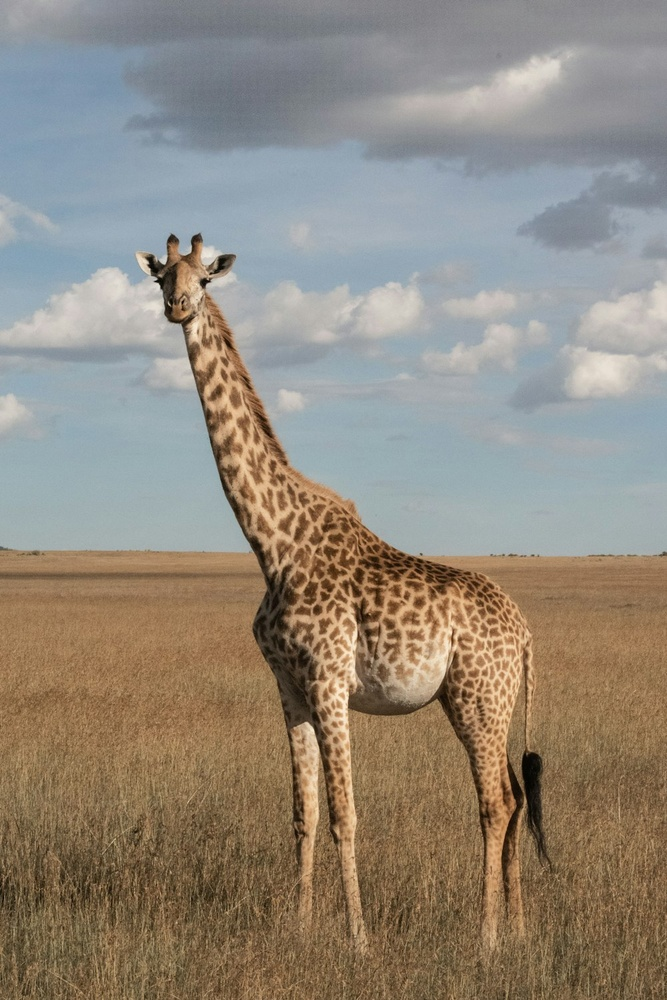
#> input picture image_resizing_interpolation/giraph.jpg, 667 x 1000 px, shrunk from 1000 x 1500 before the run, found by its file name
$ jupyter execute affing_prespect.ipynb
#> lines starting #> are read from the running program, lines starting #| are printed output that depends on the picture
[cell 1]
import cv2
import matplotlib.pyplot as plt
import numpy as np

[cell 2]
Image=cv2.imread("D:\sudesh\All_about_DL\opencv_tutorial\image_resizing_interpolation\giraph.jpg")
#> Image is the input picture: shape (1000, 667, 3); mean B, G, R 124.4, 137, 146.1
img_rgb=cv2.cvtColor(Image, cv2.COLOR_BGR2RGB)

plt.imshow(img_rgb)

[cell 3]
img_rgb.shape
#> Out = (1000, 667, 3)

[cell 4]
rows, cols, _= img_rgb.shape
#> rows = 1000; cols = 667

input_points=np.float32([[50, 50], [cols - 50, 50], [50, rows - 50], [cols-50, rows-50]])

output_points=np.float32([[10, 100], [cols - 100, 50], [100, rows - 10], [cols - 50, rows - 100]])


'''
Transforamtion metrix for prespective transformation

3x3

a, b, c
d, e, f
g, h, 1

a,b,c is responsible for horizontal scalling , tranformation, rotation
d,e,f is responsible for vertical scalling , transformation, rotation
g, h, : Prespective transformation components responsible for depth and skew
'''

M = cv2.getPerspectiveTransform(input_points, output_points)

print(M)
#| [[ 1.04629006e+00  1.08970826e-01 -4.76739851e+01]
#|  [-8.41029966e-02  1.07769017e+00  5.12112308e+01]
#|  [ 9.73155459e-05  8.08023643e-05  1.00000000e+00]]

[cell 5]
prespective_image=cv2.warpPerspective(img_rgb, M, (cols, rows))
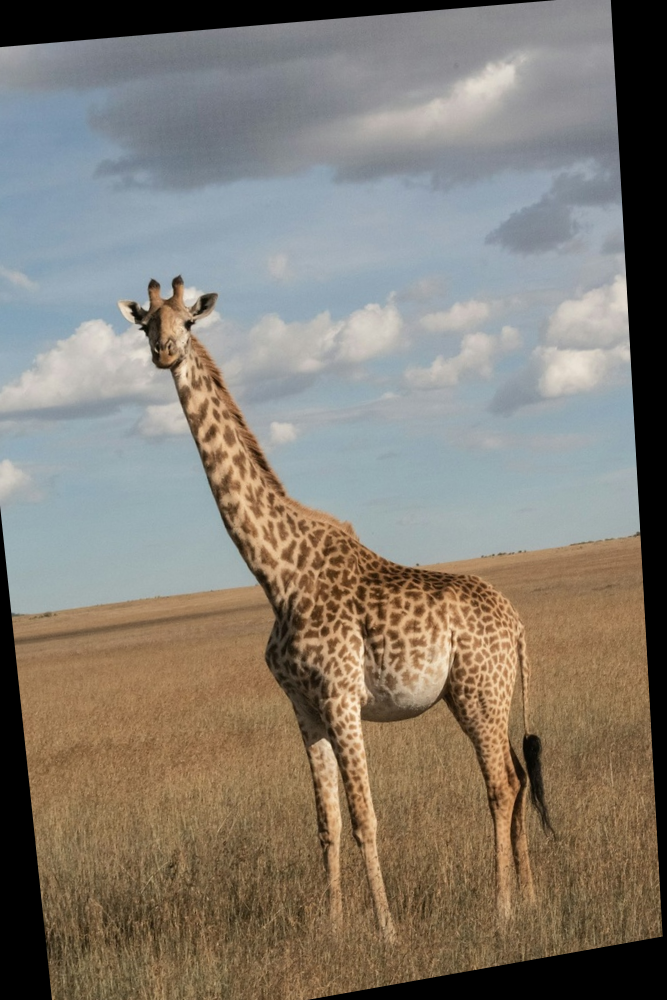
#> prespective_image: shape (1000, 667, 3); mean R, G, B 132.2, 124.7, 114.1

plt.figure(figsize=(10, 5))

plt.subplot(1,2,1)
plt.imshow(prespective_image)
plt.title("Prespective Image")
plt.axis("off")

plt.subplot(1,2,2)
plt.imshow(img_rgb)
plt.title("original_image")
plt.axis("off")

# below image black lines are blank imformation
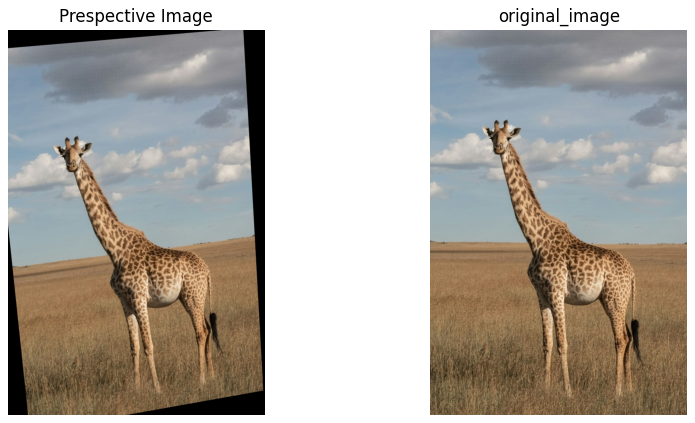
#> figure drawn by matplotlib, 2 panels

[cell 6]
# Affine Transformation
input_points = np.float32([[50, 50], [200, 50], [50, 200]])
output_points = np.float32([[10, 100], [200, 50], [100, 250]])

M = cv2.getAffineTransform(input_points, output_points)

affine_images=cv2.warpAffine(img_rgb, M, (cols, rows))
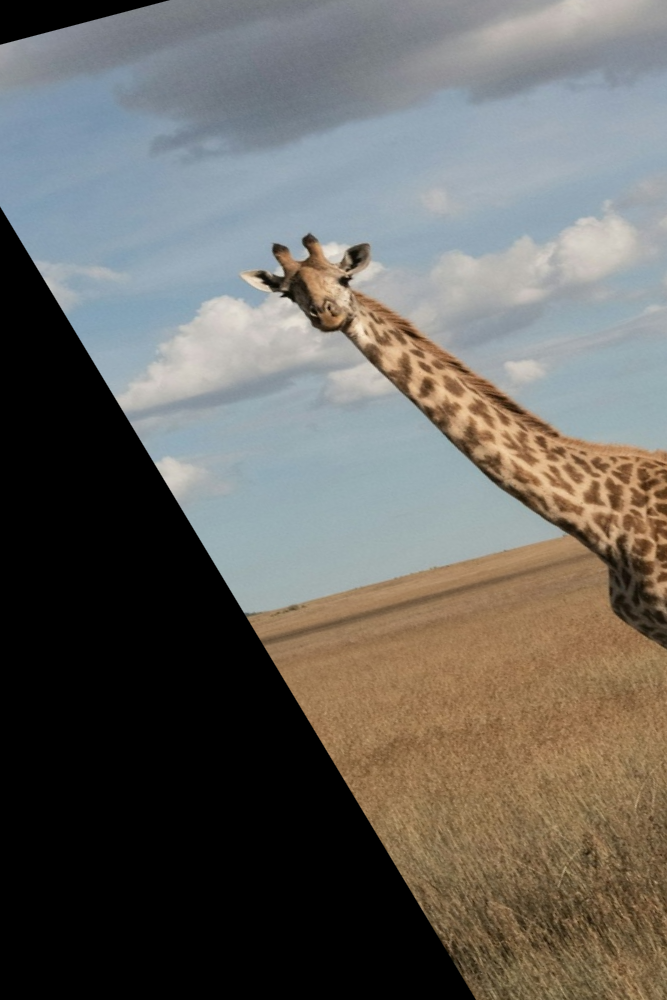
#> affine_images: shape (1000, 667, 3); mean R, G, B 105.2, 102.8, 97.7

plt.figure(figsize=(10, 5))
plt.subplot(1,2,1)
plt.imshow(img_rgb)
plt.title("original_image")
plt.axis("off")

plt.subplot(1,2,2)
plt.imshow(affine_images)
plt.title("AFFINE IMAGE")
plt.axis("off")
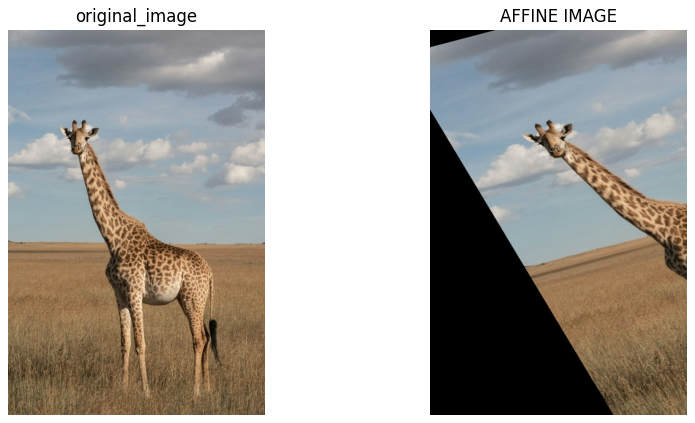
#> figure drawn by matplotlib, 2 panels
